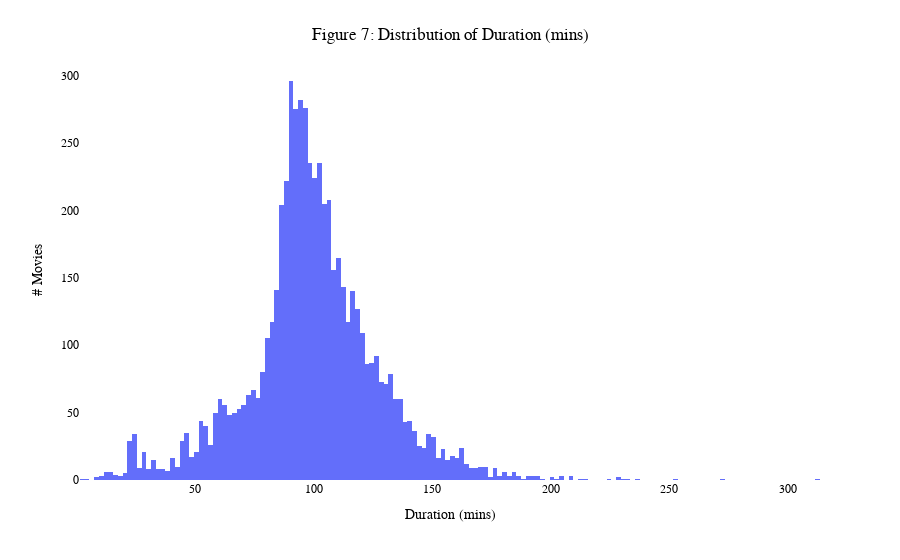

Here is the notebook cell this chart was saved with:
### Markdown cell above
<span style="font-family: monospace; color: #77BBFF; font-size: 12px">
Inferences From Figure 6:
<br>
<br>
Inference 12: 2413 TV Shows out of 2672 have at a maximum of 3 Seasons. With this we could assume that audience like TV Shows with lesser seasons.
</span>

### Code cell
plot_histogram(movie_dist, 'Figure 7: Distribution of Duration (mins)', 'Duration (mins)', '# Movies')

### Figure 1 — Plotly figure (JSON) as saved in the notebook; plotly's stock layout.template omitted (floating-point values rounded to 4 significant figures; data arrays with more than 128 entries replaced by an {"elided": "..."} marker saying what was removed)
{"data": [{"alignmentgroup": "True", "bingroup": "x", "hovertemplate": "x=%{x}<br>count=%{y}<extra></extra>", "legendgroup": "", "marker": {"color": "#636efa", "pattern": {"shape": ""}}, "name": "", "offsetgroup": "", "orientation": "v", "showlegend": false, "type": "histogram", "x": {"elided": "6105 int values"}, "xaxis": "x", "yaxis": "y"}], "layout": {"barmode": "relative", "font": {"color": "black", "family": "monospace"}, "legend": {"tracegroupgap": 0}, "margin": {"t": 60}, "paper_bgcolor": "rgba(255,255,255,255)", "plot_bgcolor": "rgba(255,255,255,255)", "showlegend": false, "title": {"text": "Figure 7: Distribution of Duration (mins)", "x": 0.5, "y": 0.95}, "xaxis": {"anchor": "y", "domain": [0, 1], "showticklabels": true, "title": {"text": "Duration (mins)"}, "visible": true}, "yaxis": {"anchor": "x", "domain": [0, 1], "title": {"text": "# Movies"}}}}
